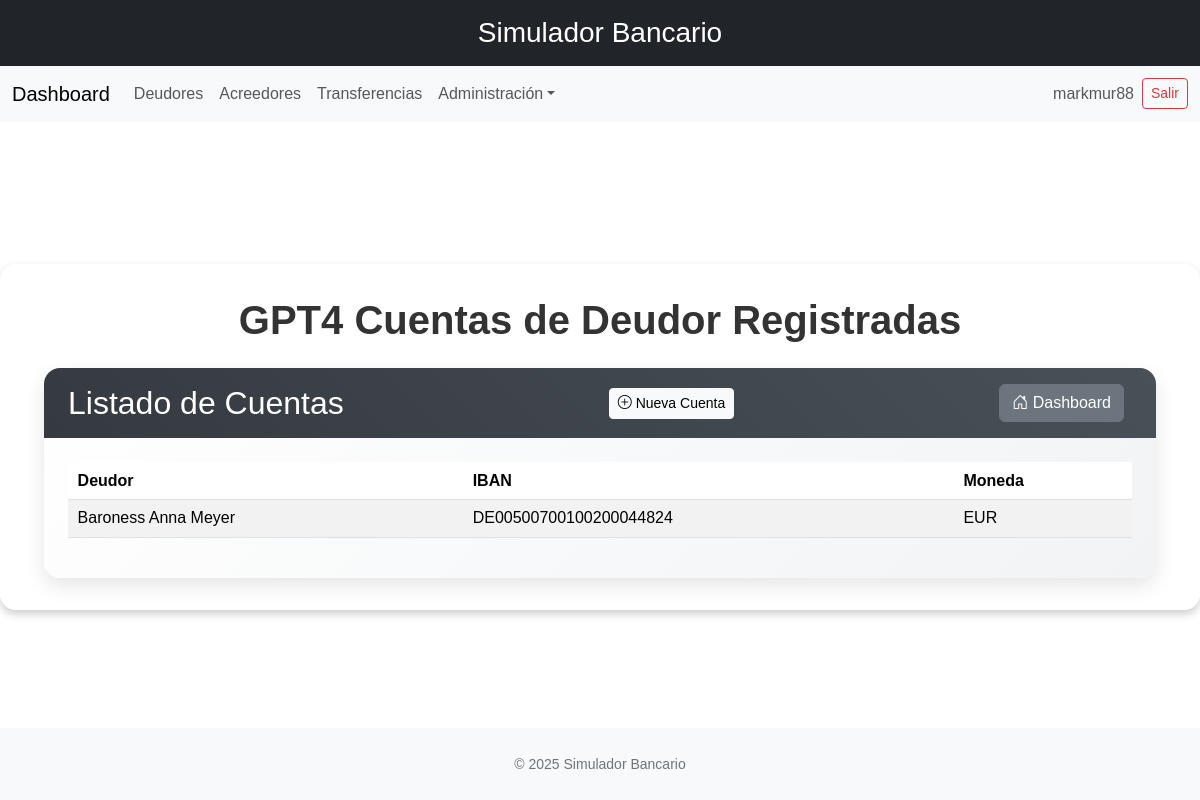
The app's page /gpt4/cuentas-deudor/ (signed in) with its own data.
### banco/models.py (models this page shows, shortened)
class Account(models.Model):
    iban = EncryptedCharField(
        max_length=34, unique=True,
        validators=[iban_validator],
        help_text="IBAN cifrado"
    )
    currency = models.CharField(
        max_length=3, default='EUR',
        validators=[currency_validator]
    )
    class Meta:
        abstract = True
        app_label = 'banco'

class DebtorAccount(Account):
    debtor = models.ForeignKey(
        Debtor, on_delete=models.CASCADE,
        related_name='accounts'
    )
    balance = models.DecimalField(
        max_digits=18, decimal_places=2,
        default=Decimal('0.00'),
    )
    class Meta(Account.Meta):
        db_table = 'sim_debtor_account'
        app_label = 'banco'

class Party(models.Model):
    name = models.CharField(max_length=70, unique=True)
    address = models.OneToOneField(
        PostalAddress,
        on_delete=models.CASCADE,
        related_name="%(class)ss_address"
    )
    class Meta:
        abstract = True
        app_label = 'banco'

class Debtor(Party):
    customer_id = models.CharField(max_length=35, unique=True)
    class Meta(Party.Meta):
        db_table = 'sim_debtor'
        app_label = 'banco'

### banco/gpt_views.py (the view)
# urls.py: path('gpt4/cuentas-deudor/', gpt_views.DebtorAccountListView.as_view(), name='list_debtor_accountsGPT4'),
class DebtorAccountListView(LoginRequiredMixin, generic.ListView):
    model = DebtorAccount
    template_name = 'api/GPT4/list_debtor_accounts.html'
    context_object_name = 'accounts'

### banco/models.py (called while the page is built)
    def from_db_value(self, value, expression, connection):
        if value is None:
            return None
        last_error = None
        for f in self.fernets:
            try:
                return force_str(f.decrypt(force_bytes(value)))
            except InvalidToken as e:
                last_error = e
                continue
        raise last_error

### banco/templates/api/GPT4/list_debtor_accounts.html (shortened to what this page needs)
{% extends 'base.html' %}
{% block content %}
<div class="container-fluid">
  <h1 class="text-center display-6 fw-bold mb-4">GPT4 Cuentas de Deudor Registradas</h1>
  <div class="card custom-card">
    <div class="custom-card-header d-flex justify-content-between align-items-center">
      <h2 class="mb-0">Listado de Cuentas</h2>
      <a href="{% url 'create_debtor_accountGPT4' %}" class="btn btn-light btn-sm">
        <i class="bi bi-plus-circle"></i> Nueva Cuenta
      </a>
      <a href="{% url 'dashboard' %}" class="btn btn-secondary me-2">
        <i class="bi bi-house-door"></i> Dashboard
      </a>
    </div>
    <div class="card-body custom-card-body">
      <div class="table-responsive">
        <table class="table table-sm table-striped table-hover align-middle table-custom">
          <thead>
            <tr>
              <th>Deudor</th>
              <th>IBAN</th>
              <th>Moneda</th>
            </tr>
          </thead>
          <tbody>
            {% for account in accounts %}
            <tr>
              <td>{{ account.debtor.name }}</td>
              <td>{{ account.iban }}</td>
              <td>{{ account.currency }}</td>
            </tr>
            {% endfor %}
          </tbody>
        </table>
      </div>
    </div>
  </div>
</div>
{% endblock %}

### banco/templates/banco/partials/navGeneral.html (shortened to what this page needs)
<nav class="navbar navbar-expand-lg navbar-light bg-light mb-4">
  <div class="container-fluid">
    <a class="navbar-brand" href="{% url 'dashboard' %}">Dashboard</a>
    <div class="collapse navbar-collapse" id="navbarsExample">
      <ul class="navbar-nav me-auto mb-2 mb-lg-0">
        <li class="nav-item"><a class="nav-link" href="{% url 'list_debtorsGPT4' %}">Deudores</a></li>
        <li class="nav-item"><a class="nav-link" href="{% url 'list_creditorsGPT4' %}">Acreedores</a></li>
        <li class="nav-item"><a class="nav-link" href="{% url 'list_transferGPT4' %}">Transferencias</a></li>
        {% if user.is_superuser %}
        <li class="nav-item dropdown">
          <a class="nav-link dropdown-toggle" href="#" id="adminMenu" role="button" data-bs-toggle="dropdown" aria-expanded="false">Administración</a>
        </li>
        {% endif %}
      </ul>
      <span class="navbar-text me-2">{{ user.username }}</span>
      <a href="{% url 'logout' %}" class="btn btn-outline-danger btn-sm">Salir</a>
    </div>
  </div>
</nav>

### banco/templates/api/GPT4/list_debtor_accounts.html (style rules this page uses)
h1.text-center { font-size: 2.5rem !important; }
.custom-card { border-radius: 1rem; box-shadow: 0 8px 20px rgba(0,0,0,0.1); background: linear-gradient(135deg,#ffffff 0%,#f1f3f5 100%); border: none; transition: transform .3s ease, box-shadow .3s ease; }
.custom-card-header { background: linear-gradient(45deg,#343a40,#495057); color: #fff; font-weight: 600; font-size: 1.3rem; padding: 1rem 1.5rem; border-top-left-radius: 1rem; border-top-right-radius: 1rem; }
.custom-card-body { padding: 1.5rem; }
.table-custom { width: 100%; border-collapse: collapse; }
.table-custom th, .table-custom td { padding: 0.4rem 0.6rem; }
.table-custom thead { background-color: #e9ecef; }

### records on screen
DebtorAccount: debtor.name "Baroness Anna Meyer", iban "DE00500700100200044824", currency "EUR"

### other values on screen
{{ user.username }} "markmur88"
